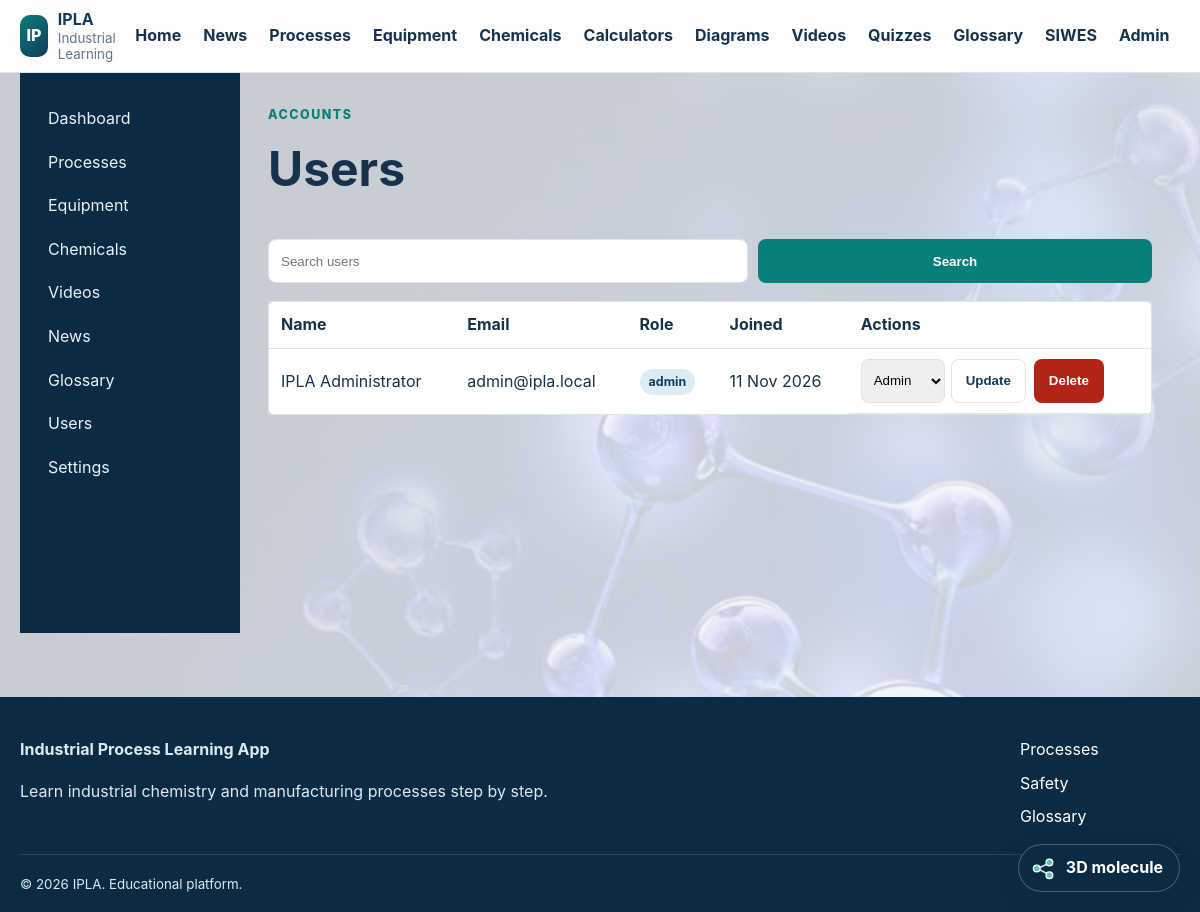
Screenshot of /admin/users/index.php (signed in) with the database file from the repository.
### tables this page shows
CREATE TABLE users (
    id BIGINT UNSIGNED AUTO_INCREMENT PRIMARY KEY,
    full_name VARCHAR(120) NOT NULL,
    email VARCHAR(190) NOT NULL UNIQUE,
    password VARCHAR(255) NOT NULL,
    role ENUM('student','admin') NOT NULL DEFAULT 'student',
    profile_image VARCHAR(255) NULL,
    created_at TIMESTAMP NOT NULL DEFAULT CURRENT_TIMESTAMP,
    updated_at TIMESTAMP NOT NULL DEFAULT CURRENT_TIMESTAMP ON UPDATE CURRENT_TIMESTAMP
);

### config/functions.php (called while the page is built, shortened)
<?php
function e(?string $value): string
{
    return htmlspecialchars($value ?? '', ENT_QUOTES | ENT_SUBSTITUTE, 'UTF-8');
}

### admin/users/index.php (the view, shortened to what this page needs)
<?php
require_once dirname(__DIR__,2).'/config/database.php';
require_once dirname(__DIR__,2).'/config/functions.php';
$search=trim((string)($_GET['q']??''));
$sql='SELECT id,full_name,email,role,created_at FROM users';
$params=[];
$sql.=' ORDER BY created_at DESC,id DESC';
$statement=$pdo->prepare($sql);$statement->execute($params);$users=$statement->fetchAll();
$pageTitle='Manage Users';$isAdmin=true;require dirname(__DIR__,2).'/includes/header.php';
require dirname(__DIR__,2).'/includes/admin_layout.php';
?>
<header class="module-heading"><div><span class="section-kicker">Accounts</span><h1>Users</h1></div></header>
<form class="admin-search" method="get"><input class="form-control" name="q" value="<?=e($search)?>" placeholder="Search users"><button class="button button-primary">Search</button></form>
<div class="admin-table-wrap"><table class="data-table"><thead><tr><th>Name</th><th>Email</th><th>Role</th><th>Joined</th><th>Actions</th></tr></thead><tbody>
<?php foreach($users as $user):?><tr><td><?=e($user['full_name'])?></td><td><?=e($user['email'])?></td><td><span class="badge"><?=e($user['role'])?></span></td><td><?=e(date('d M Y',strtotime($user['created_at'])))?></td><td class="admin-actions">
<form method="post"><select name="role"><option value="admin" <?= $user['role']==='admin'?'selected':''?>>Admin</option></select><button class="button button-secondary button-small">Update</button></form>
<form method="post" onsubmit="return confirm('Delete this user and all owned records?')"><button class="button button-danger button-small">Delete</button></form>
</td></tr><?php endforeach;?>
</tbody></table></div>
<?php require dirname(__DIR__,2).'/includes/admin_layout_end.php';require dirname(__DIR__,2).'/includes/footer.php';?>

### assets/css/style.css (style rules this page uses)
:root { --navy: #123a5a; --navy-dark: #0b2a43; --teal: #087f7a; --orange: #e6a23c; --sky: #dcecf4; --ink: #17324d; --muted: #64748b; --surface: #ffffff; --background: #f4f7fa; --border: #dce5ec; --success: #1e7e34; --danger: #b42318; --shadow: 0 12px 32px rgba(18, 58, 90, 0.09); --radius: 12px; }
* { box-sizing: border-box; }
html { scroll-behavior: smooth; }
body { margin: 0; font-family: Inter, "Segoe UI", Arial, sans-serif; color: var(--ink); background-color: var(--background); background-image: linear-gradient(rgba(244,247,250,.82), rgba(244,247,250,.82)), var(--page-background-image, url("../images/industrial-chemistry-background.svg")); background-position: center top; background-repeat: no-repeat; background-size: cover; background-attachment: fixed; line-height: 1.6; }
.page-background-6 { --page-background-image: url("../../images/i.jpeg"); }

### assets/css/components.css (style rules this page uses)
.button { display: inline-flex; align-items: center; justify-content: center; min-height: 44px; padding: 10px 18px; border-radius: 8px; border: 1px solid transparent; font-weight: 750; cursor: pointer; }
.button-primary { color: white !important; background: var(--teal); }
.button-secondary { color: var(--navy) !important; border-color: var(--border); background: white; }
.button-small { min-height: 38px; padding: 7px 14px; }
.badge { display: inline-block; padding: 3px 9px; border-radius: 999px; color: var(--navy); background: var(--sky); font-size: .78rem; font-weight: 750; }
.form-control { width: 100%; min-height: 44px; padding: 9px 12px; border: 1px solid var(--border); border-radius: 8px; color: var(--ink); background: white; }
.hero-kicker, .section-kicker { text-transform: uppercase; letter-spacing: .12em; font-size: .78rem; font-weight: 800; }
.section-kicker { color: var(--teal); }
.module-heading { display: flex; align-items: end; justify-content: space-between; gap: 20px; margin-bottom: 24px; }
.module-heading h1 { margin: 5px 0 8px; font-size: clamp(2rem, 4vw, 3rem); }
.data-table { border: 1px solid var(--border); border-radius: 8px; }

### assets/css/admin.css (style rules this page uses)
.data-table { width: 100%; border-collapse: collapse; background: white; }
.data-table th, .data-table td { padding: 10px 12px; border-bottom: 1px solid var(--border); text-align: left; }
.admin-content h1 { margin-top: 4px; }
.admin-content .module-heading { align-items: center; }
.admin-search { display: grid; grid-template-columns: minmax(220px,480px) auto; gap: 10px; margin-bottom: 18px; }
.admin-table-wrap { overflow-x: auto; }
.admin-actions { display: flex; flex-wrap: wrap; gap: 8px; align-items: center; }
.admin-actions form { display: inline-flex; align-items: center; gap: 6px; }
.admin-actions select { min-height: 38px; padding: 6px 8px; border: 1px solid var(--border); border-radius: 7px; }
.button-danger { color: white !important; background: var(--danger); }

### assets/css/responsive-improvements.css (style rules this page uses)
:root { --tap-target: 44px; }
html, body { max-width: 100%; overflow-x: hidden; }
body { -webkit-text-size-adjust: 100%; }
textarea, select, input, button { max-width: 100%; }
.button, .nav-toggle, .admin-actions button, .admin-actions select { min-height: var(--tap-target); }
.admin-table-wrap, .table-wrap, .siwes-table-wrap { width: 100%; max-width: 100%; overflow-x: auto; -webkit-overflow-scrolling: touch; }
.admin-table-wrap .data-table, .table-wrap .data-table, .siwes-table { min-width: 640px; }
.admin-actions { min-width: 180px; }
.admin-actions form { max-width: 100%; }
.data-table th, .data-table td, .siwes-table th, .siwes-table td { overflow-wrap: anywhere; }

### rows the page displays
users: full_name "IPLA Administrator", email "admin@ipla.local", role "admin", created_at "11 Nov 2026", role "Admin"

### other values shown
IPLA_APP_SHORT_NAME "IPLA"
IPLA_APP_NAME "Industrial Process Learning App"
